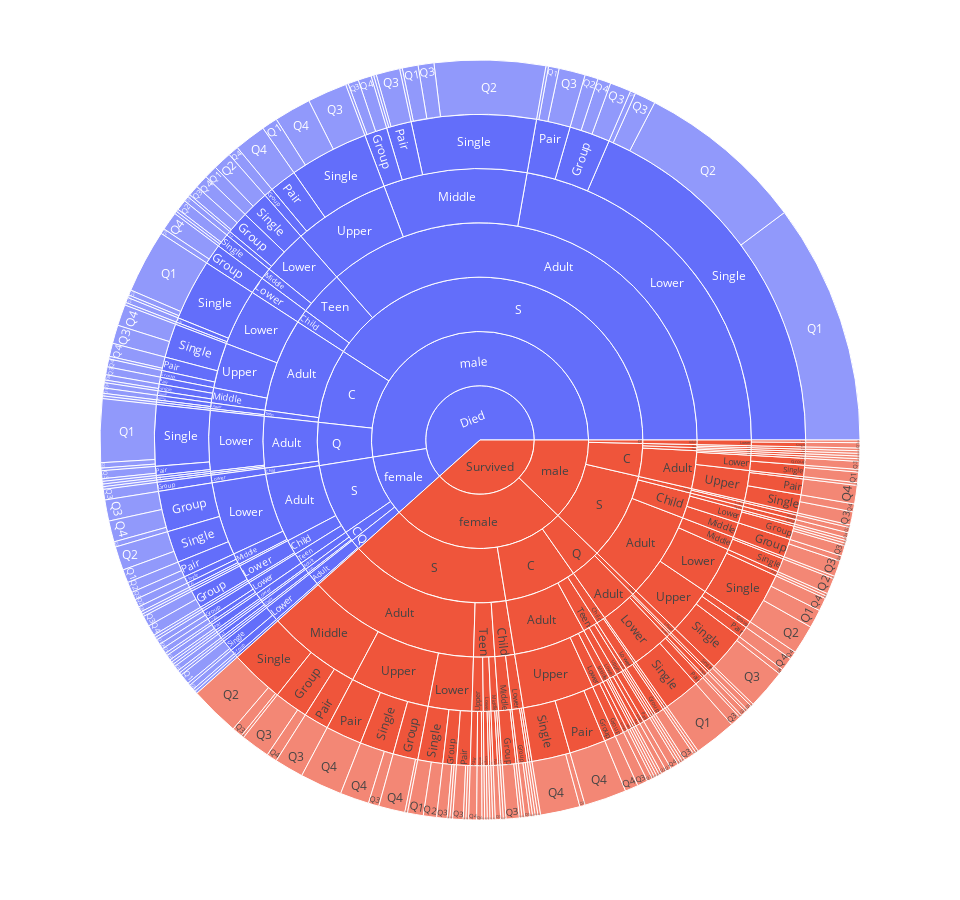

The notebook cell saved with this chart:
### Code cell
px.sunburst(data_frame=df, path=['Survived_pretty', 'Sex', 'Embarked', 'AgeGroup', 'Pclass_pretty', 'Companions', 'FareGroup'], width=960, height=900, labels=['Survival', 'Sex', 'Departure', 'Age', 'Ticket Class', 'Companions', 'Fare value quartile'])

### Figure 1 — Plotly figure (JSON) as saved in the notebook; plotly's stock layout.template omitted (floating-point values rounded to 4 significant figures; data arrays with more than 128 entries replaced by an {"elided": "..."} marker saying what was removed)
{"data": [{"branchvalues": "total", "domain": {"x": [0.0, 1.0], "y": [0.0, 1.0]}, "hovertemplate": "labels=%{label}<br>count=%{value}<br>parent=%{parent}<br>id=%{id}<extra></extra>", "ids": {"elided": "426 str values"}, "labels": {"elided": "426 str values"}, "name": "", "parents": {"elided": "426 str values"}, "values": {"elided": "426 int values"}, "type": "sunburst"}], "layout": {"legend": {"tracegroupgap": 0}, "margin": {"t": 60}, "height": 900, "width": 960}}
